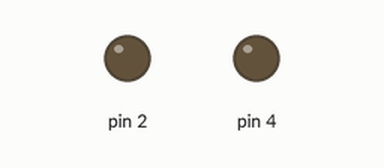
The sketch below on a simulated Arduino Uno, built with avr-gcc and run on an emulated ATmega328P. Parts: output pins drawn as LEDs (lit = HIGH). Wiring (inferred from the names in the program): 24Cxx EEPROM at I2C address 0x50. EEPROM starts erased.

Above: at 0.1 s.
At 1.5 s:
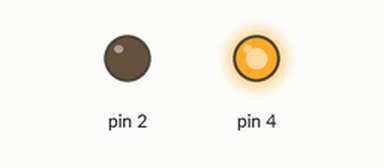
Timing chart, 0 to 3.0 s (numbered marks = the images above):
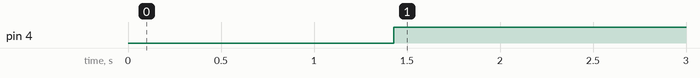

Measured:
- by itself, pin 4: LOW → HIGH at 1.4 s

The sketch:

EEPROM_Writer.ino
```cpp
#include <Wire.h>
#include "eepromData_adjustable.h"

#define EDID_ADDRESS 0x50 //HDMI standard says it needs to be on this address so this should never change
#define EEPROM_SIZE 256 //EEPROM Size in bytes

void panic()
{
	digitalWrite(2, HIGH);
	digitalWrite(4, LOW);

	while(1);
}

void i2c_write(uint8_t address, uint8_t data)
{
	Wire.beginTransmission(EDID_ADDRESS);
	Wire.write((byte)address);
	Wire.write((byte)data);
	int x = Wire.endTransmission();
	if(x != 0) panic();
	delay(5);
}


uint8_t i2c_read(uint8_t address)
{
	Wire.beginTransmission(EDID_ADDRESS);
	Wire.write(address);
	Wire.endTransmission();
	Wire.requestFrom(EDID_ADDRESS, 1);
	unsigned long startTime = millis();
	while(!Wire.available())
	{
		if (millis() - startTime > 5000)
			//Device not responding, likely not connected
			panic();
	}
	return Wire.read();
}


void setup()
{
	//Wanted to do in preprocessor but sizeof not supported
	if (sizeof(eepromData) != 127) panic();
	Wire.begin();
	pinMode(2, OUTPUT);
	digitalWrite(2, LOW);
	pinMode(4, OUTPUT);
	digitalWrite(4, LOW);
}

void loop()
{
	uint8_t checksum = 0;
	for(int i = 0; i < 127; i++)
	{
		i2c_write(i, eepromData[i]);
		checksum += eepromData[i];
	}


	//The 128th (in address 127) byte is a checksum such that the byte wise sum of all 128 bytes is 0
	i2c_write(127, (256 - checksum) & 0xFF);


	//Pad rest with 0xFF
	for(int i = 128; i<EEPROM_SIZE; i++)
		i2c_write(i, 0xFF);


	for(int i = 0; i < 127; i++)
		if(i2c_read(i) != eepromData[i])
				panic();


	digitalWrite(4, HIGH);
	digitalWrite(2, LOW);

}
```

eepromData_adjustable.h
```cpp
#ifndef eepromDataAdjustableH
#define eepromDataAdjustableH

#include "config.h"

const uint8_t eepromData[127] = {

//NOTE: the 128th byte written should be a checksum such that the 1 byte sum
//of all 128 bytes is 0, this array only contains 127 bytes and the programmer is expected to
//calculate automatically (and remember to write it to the EEPROM!)
//Any unused bytes in the EEPROM should be set to 0xFF (at least, that's what Adafruit did)
//Adafruit page: https://learn.adafruit.com/adafruit-tfp401-hdmi-slash-dvi-decoder-to-40-pin-ttl-display/editing-the-edid

//Explanation of EDID standard taken from: http://read.pudn.com/downloads110/ebook/456020/E-EDID%20Standard.pdf

//The original source of this data is kindly provided by Adafruit
//to support their TFP401 breakout board, one of which was purchased
//during development. All annotations are dpm39

//All changes have had the original saved, marked ADAFRUIT,
//the modified version is marked dpm39 with explanation


//Header
0x00, 0xFF, 0xFF, 0xFF, 0xFF, 0xFF, 0xFF, 0x00, //Start

//Vendor / Product Info
0x04, 0x81, //Manufacturer ID (EISA 3 character ID)
0x04, 0x00, //ID Product Code (Vendor ID code)
0x01, 0x00, 0x00, 0x00, //ID Serial Number
0x01, //Week of manufacture (binary)
0x11, //Year of manufacture (binary)

//EDID type
0x01, //Version (binary)
0x03, //Revision (binary)

//Basic Display Parameters
0x80, //Video Input Definition
//0x0F, //Max Horizontal Image Size (cm) ADAFRUIT
//0x0A, //Max Vertical Image Size (cm)  ADAFRUIT
0x00, //Max Horizontal Image Size (cm) dpm39 - size only used for text scaling, 0 means undefined, prevents monitor adjusting things
0x00, //Max Vertical Image Size (cm)  dpm39
0x00, //Display Transfer Characteristic (Gamma) (binary)
//0x0A, //Feature Support ADAFRUIT
0x06, //Feature Support dpm39 - bit[4:3] = 10 is for non RGB monitor, changed to 01 for RGB monitor

//Colour Characteristics
0x00, //Red/Green Low Bits
0x00, //Blue/White Low Bits
0x00, //Red-x
0x00, //Red-y
0x00, //Green-x
0x00, //Green-y
0x00, //Blue-x
0x00, //Blue-y
0x00, //White-x
0x00, //White-y

//Established Timings
0x00, //Established Timings 1
0x00, //Established Timings 2
0x00, //Manufacturer Reserved Timings

//Standard Timing Identification
//the value of 0x01, 0x01 means unused, the only option is detailed timing #1
0x01, 0x01, //Standard Timing Identification 1
0x01, 0x01, //Standard Timing Identification 2
0x01, 0x01, //Standard Timing Identification 3
0x01, 0x01, //Standard Timing Identification 4
0x01, 0x01, //Standard Timing Identification 5
0x01, 0x01, //Standard Timing Identification 6
0x01, 0x01, //Standard Timing Identification 7
0x01, 0x01, //Standard Timing Identification 8

//Detailed Timing Description 1 - only option available
(PIXEL_CLOCK_FREQ & 0xFF), ((PIXEL_CLOCK_FREQ >> 8) & 0xFF), //Pixel clock / 10000 - stored LS Byte first
(HORIZONTAL_ACTIVE & 0xFF), //Horizontal Active Pixels, lower 8 bits
(HORIZONTAL_BLANK & 0xFF), //Horizontal Blanking Pixels - lower 8 bits
((HORIZONTAL_ACTIVE >> 4) & 0xF0) | ((HORIZONTAL_BLANK >> 8) & 0x0F), //Upper nibble: upper 4 bits of Horizontal Active, Lower nibble, upper 4 bits of Horizontal Blankin
(VERTICAL_ACTIVE & 0xFF), //Vertical Active Lines, lower 8 bits
(VERTICAL_BLANK & 0xFF), //Vertical Blanking Lines, lower 8 bits
((VERTICAL_ACTIVE >> 4) & 0xF0) | ((VERTICAL_BLANK >> 8) & 0x0F), //Upper nibble: upper 4 bits of Vertical Active, Lower nibble, upper 4 bits of Vertical Blanking
(HSYNC_OFFSET & 0xFF), //Horizontal Sync Offset (pixels from blanking starts, lower 8 bits)
HSYNC_WIDTH & 0xFF, //Horizontal Sync Pulse Width (pixels, lower 8 bits)
((VSYNC_OFFSET << 4) & 0xF0) | (VSYNC_WIDTH & 0x0F), //Upper nibble: lines, lower 4 bits of Vertical Sync Offset, Lower nibble: lines, lower 4 bits of Vertical Sync Pulse Width
((HSYNC_OFFSET >> 2) & 0xC0) | ((HSYNC_WIDTH >> 4) & 0x30) | ((VSYNC_OFFSET >> 2) & 0x0C) | ((VSYNC_WIDTH >> 4) & 0x03), //Two bit pairs containg the upper 2 bits of:
	  //[7:6] - Horizontal Sync Offset, [5:4] - Horizontal Sync Pulse Width
	  //[3:2] - Vertical Sync Offset, [1:0] - Vertical Sync Pulse Width
0x6C, //Horizontal Image size (mm, lower 8 bits)
0x44, //Vertical Image Size (mm,lower 8 bits)
0x00, //Upper nibble: upper 4 bits of Horizontal Image Size, Lower nibble: upper 4 bits of Vertical Image Size
0x00, //Horizontal Border (pixels)
0x00, //Vertical Border (Lines)
0x18, //Flags - see table 3.16-3.18
	  //These correspond to Non interlaced, non-stereo display,
	  //with no audio and active low sync pulses


//Detailed Timing Description 2 - not used
0x00, 0x00, 0x00, 0x10, 0x00, 0x00, 0x00, 0x00, 0x00,
0x00, 0x00, 0x00, 0x00, 0x00, 0x00, 0x00, 0x00, 0x00,

//Detailed Timing Description 3 - not used
0x00, 0x00, 0x00, 0x10, 0x00, 0x00, 0x00, 0x00, 0x00,
0x00, 0x00, 0x00, 0x00, 0x00, 0x00, 0x00, 0x00, 0x00,

//Detailed Timing Description 4 - not used
0x00, 0x00, 0x00, 0x10, 0x00, 0x00, 0x00, 0x00, 0x00,
0x00, 0x00, 0x00, 0x00, 0x00, 0x00, 0x00, 0x00, 0x00,

//Extension Flag (how many EDID blocks follow)
0x00,

//Checksum (1 byte sum of all 128 bytes shall be 0)
//0x17 //ADAFRUIT
//dpm39: will calculate whilst programming as can't be bothered manually working it out each time
};

#endif
```

config.h
```cpp
#ifndef CONFIGH
#define CONFIGH

//Pixel clock in 10s of kHz, 16 bits
#define PIXEL_CLOCK_FREQ 7100

//Both 12 bits
#define HORIZONTAL_ACTIVE 1280
#define HORIZONTAL_BLANK 200 // >= 7

//Both 12 bits
#define VERTICAL_ACTIVE 800
#define VERTICAL_BLANK 7 // >= 7

//HSYNC_WIDTH = 10 bits, VSYNC_WIDTH = 6 bits
#define HSYNC_WIDTH 5 // >= 5
#define VSYNC_WIDTH 5 // >= 5

//HSYNC_OFFSET = 10 bits, VSYNC_OFFSET = 6 bits
#define HSYNC_OFFSET 1 //Must be > 0
#define VSYNC_OFFSET 1 //Must be > 0


#endif
```
